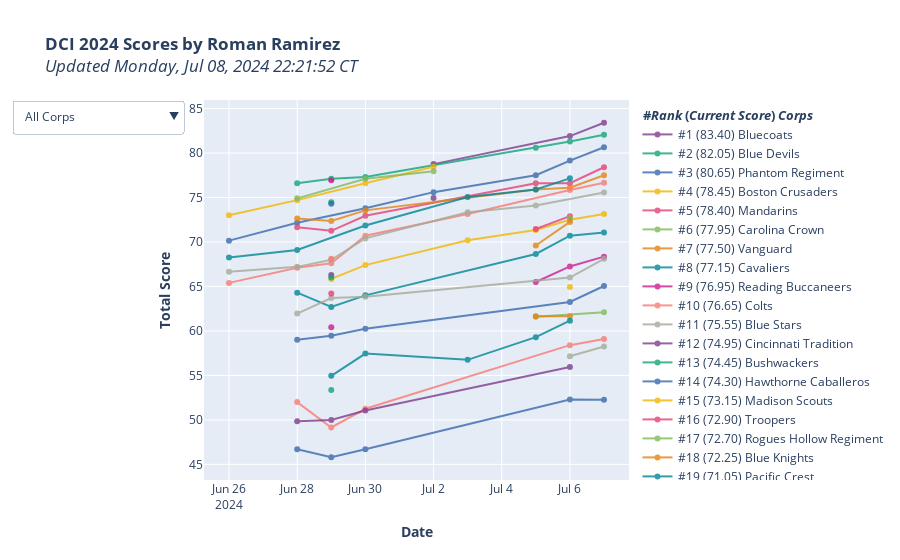

The cell this chart's notebook holds for it:
### Code cell
import plotly.graph_objects as go
import plotly.colors as pc

fig = go.Figure()

# adding player
ranking = 1
trace_colors = pc.qualitative.Bold
for (i, (corps, current_score)) in enumerate(sorted(current_scores.items(), key=lambda x:x[1], reverse=True)):
    scores_table_corps = scores_table.loc[scores_table['Corps'] == corps]
    scores_table_diff_corps = scores_table_diff.loc[scores_table['Corps'] == corps]
    scores_table_rate_corps = scores_table_rate.loc[scores_table['Corps'] == corps]
    fig.add_trace(go.Scatter(
        x=scores_table_corps['Date'],
        y=scores_table_corps['Total Score'],
        name=f'#{ranking} ({current_score:.2f}) {corps}',
        mode='lines+markers',
        connectgaps=True,
        line=dict(
            #shape='hv',
            color=trace_colors[i % len(trace_colors)]
        ),
        text=[
            f'<b>{x[0]}</b><br><br>' + 
            f"{x[1].strftime('%A, %d %B %Y')}<br>"
            f"{x[2]}<br><br>" +
            f"Competition Score: {x[3]:.2f}<br>"
            f"Difference: {x[4]:+.2f}<br>"
            f"Score Growth: {x[5]:+.2f} per day"
            for x in zip(
                scores_table_corps['Corps'],
                scores_table_corps['Date'],
                scores_table_corps['Location'],
                scores_table_corps['Total Score'],
                scores_table_diff_corps['Total Score'],
                scores_table_rate_corps['Total Score']
            )
        ]
    ))
    ranking += 1

updated_time = f'<i>Updated {str(datetime.datetime.now().strftime("%A, %b %d, %Y %H:%M:%S"))} CT</i>'

def active_ranking(cat):
    i = 0
    t = 0
    retList = list()
    for c in cat:
        retList.append(f"#{i+1} ({corps_table['Latest Score'][t]:.2f}) {corps_table.index[t]}")
        if c is True:
            i += 1
        t += 1
    return retList 

dropdown_labels = ["All Corps"] + corps_classes

dropdown_categories = [[True for _ in corps_table['Class']]] + [
    [x == corps_classes[i] for x in corps_table['Class']] for i in range(len(corps_classes))
]

dropdown_dicts = [
    dict(
    label=label,
    method='restyle',
    args=[{"visible": category, "name": active_ranking(category)}]
    ) for (label, category) in zip(dropdown_labels, dropdown_categories)
]


fig.update_layout(
    title=f'<b>DCI 2024 Scores by Roman Ramirez</b><br>{updated_time}<br>',
    xaxis_title='<b>Date</b>',
    yaxis_title='<b>Total Score</b>',
    updatemenus=[
        dict(
            active=0,
            buttons=dropdown_dicts
            ,
        )       
    ]
)

customdata = np.stack((
    list(scores_table['Location']),
    list(scores_table_diff['Total Score']),
    list(scores_table['Corps'])
    ), axis=0)
hovertemplate = (
    '%{text}<br>' +
    '<extra></extra>'
)

fig.update_traces(
    customdata=customdata,
    hovertemplate=hovertemplate,
    opacity=0.8,
    legendgrouptitle_text='<b>#<i>Rank</i> (<i>Current Score</i>) <i>Corps</i></b>'
)

fig.show()
fig.write_html("index.html")
